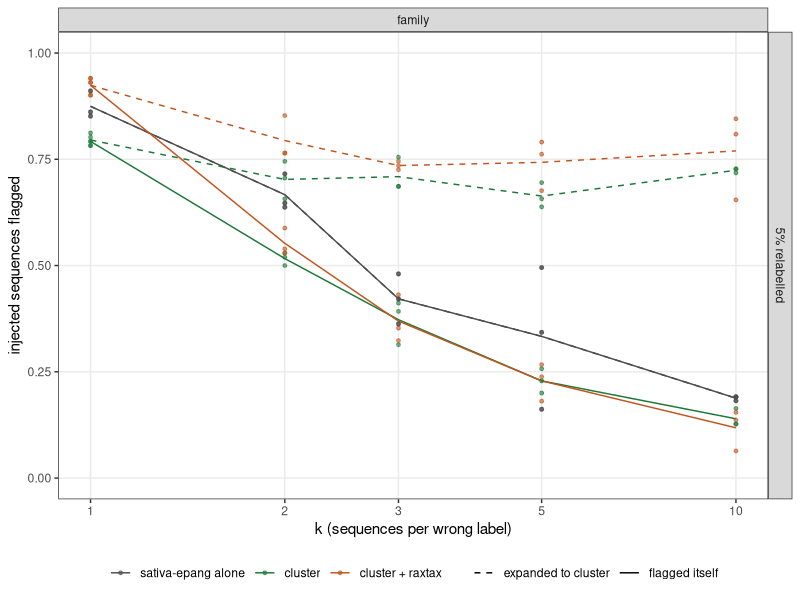
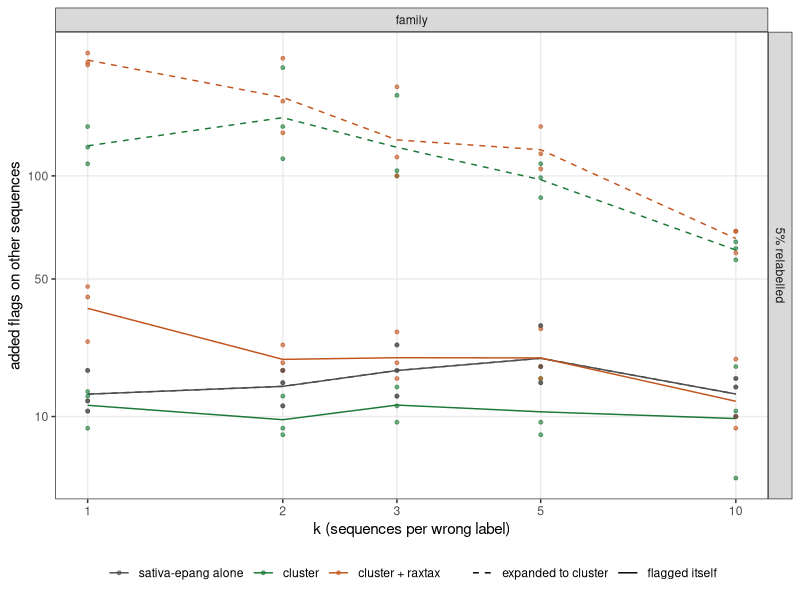
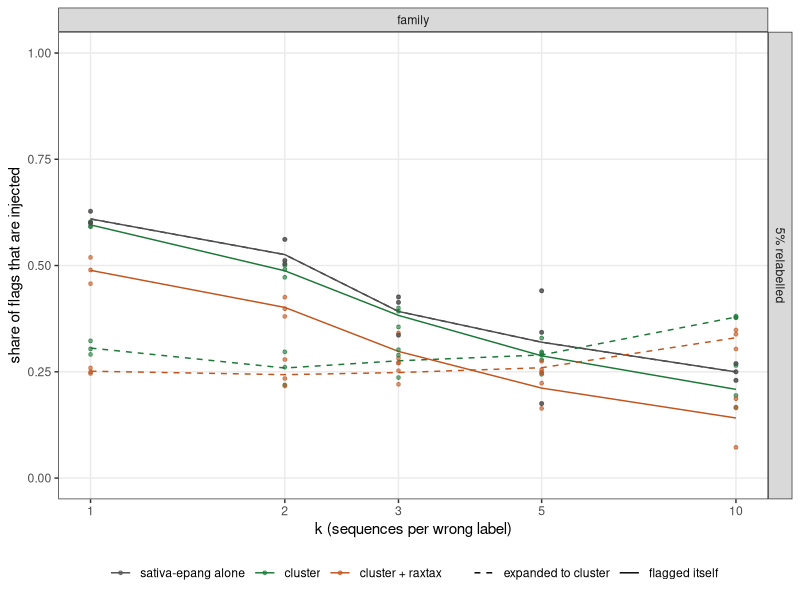

Write the R code that produced these figures, in order.
## ---- chunk 1
#| label: setup
#| echo: false

knitr::opts_chunk$set(echo = TRUE, fig.path='figures/mb-', fig.width = 10)
ggplot2::theme_set(ggplot2::theme_bw())
## ---- chunk 2
#| label: libraries
#| message: false
#| include: false

library(dplyr, warn.conflicts = FALSE)
library(ggplot2)
library(knitr)
library(readr)
## ---- chunk 3
#| label: tbl-mb-cells
#| tbl-cap: The three setups on MislabelBench cells (family distance, 5%; three cell seeds per k, pipeline seed 42, lwr > 0.9). Median over the cells with the range in brackets. Flagged and expanded are injected sequences; added counts flags on other sequences; injected share of flags is flagged injected sequences over all flags, which include the flags of the un-injected base set. Expansion adds every member of the cluster of a flagged representative.

med <- function(x, digits = 0) if (min(x) == max(x)) as.character(x[1]) else sprintf(paste0("%.", digits, "f (%.", digits, "f-%.", digits, "f)"), median(x), min(x), max(x))

read_tsv("data/mb_cells.tsv", show_col_types = FALSE) %>%
  filter(cell_k > 0, distance == "family", rate == 0.05) %>%
  mutate(setup = factor(setup, c("alone", "cluster", "cluster_raxtax"), c("sativa-epang alone", "cluster", "cluster + raxtax"))) %>%
  mutate(share = flagged / (flagged + other_flags), share_expanded = flagged_expanded / (flagged_expanded + other_expanded)) %>%
  group_by(setup, k = cell_k) %>%
  summarise(injected = first(injected), testable = med(testable), flagged = med(flagged), `flagged by sativa-epang` = med(flagged_sativa),
            expanded = med(flagged_expanded), added = med(added), `added, expanded` = med(added_expanded),
            `injected share of flags` = med(share, 2),
            `injected share, expanded` = med(share_expanded, 2), .groups = "drop") %>%
  arrange(setup, k) %>%
  kable()
## ---- chunk 4
#| label: mb-data
#| include: false

setup_lv <- c("alone", "cluster", "cluster_raxtax")
setup_lb <- c("sativa-epang alone", "cluster", "cluster + raxtax")
setup_col <- c("sativa-epang alone" = "#4d4d4d", "cluster" = "#1b7837", "cluster + raxtax" = "#c2541d")

cells <- read_tsv("data/mb_cells.tsv", show_col_types = FALSE) %>%
  filter(cell_k > 0) %>%
  mutate(
    setup = factor(setup, setup_lv, setup_lb),
    distance = factor(distance, c("species", "genus", "family", "order", "class", "phylum")),
    rate = factor(rate, c(0.01, 0.05), c("1% relabelled", "5% relabelled")),
    flagged_share = flagged / injected,
    expanded_share = flagged_expanded / injected,
    share = flagged / (flagged + other_flags),
    share_expanded = flagged_expanded / (flagged_expanded + other_expanded)
  )

mb_theme <- list(
  facet_grid(rate ~ distance),
  scale_x_continuous(breaks = c(1, 2, 3, 5, 10), trans = "log10"),
  scale_colour_manual(values = setup_col, name = NULL),
  theme(legend.position = "bottom", panel.grid.minor = element_blank())
)

by_variant <- function(d, plain, expanded) {
  bind_rows(
    d %>% transmute(setup, distance, rate, k = cell_k, cell_seed, value = {{ plain }}, variant = "flagged itself"),
    d %>% transmute(setup, distance, rate, k = cell_k, cell_seed, value = {{ expanded }}, variant = "expanded to cluster")
  )
}
## ---- chunk 5
#| label: fig-mb-recall
#| fig-cap: "Fraction of injected sequences flagged against k, by distance (columns) and rate (rows). Solid lines: a sequence counts only if it is flagged itself; dashed lines: it also counts if it shares a cluster with a flagged representative. Points are cells; family 5% has three per k, the rest one."
#| fig-height: 5.5

by_variant(cells, flagged_share, expanded_share) %>%
  ggplot(aes(k, value, colour = setup, linetype = variant)) +
  stat_summary(fun = mean, geom = "line") +
  geom_point(alpha = 0.6, size = 1) +
  scale_y_continuous(limits = c(0, 1)) +
  scale_linetype_manual(values = c("flagged itself" = "solid", "expanded to cluster" = "dashed"), name = NULL) +
  labs(x = "k (sequences per wrong label)", y = "injected sequences flagged") +
  mb_theme
## ---- chunk 6
#| label: fig-mb-added
#| fig-cap: "Flags on sequences that were not injected and not flagged in the same setup's un-injected run, against k. Line types as in the previous figure."
#| fig-height: 5.5

by_variant(cells, added, added_expanded) %>%
  ggplot(aes(k, value, colour = setup, linetype = variant)) +
  stat_summary(fun = mean, geom = "line") +
  geom_point(alpha = 0.6, size = 1) +
  scale_y_continuous(trans = "sqrt", breaks = c(0, 10, 50, 100, 200)) +
  scale_linetype_manual(values = c("flagged itself" = "solid", "expanded to cluster" = "dashed"), name = NULL) +
  labs(x = "k (sequences per wrong label)", y = "added flags on other sequences") +
  mb_theme
## ---- chunk 7
#| label: fig-mb-share
#| fig-cap: "Share of all flags that are injected sequences against k. The flags of the un-injected base set count as other flags. Line types as in the previous figures."
#| fig-height: 5.5

by_variant(cells, share, share_expanded) %>%
  ggplot(aes(k, value, colour = setup, linetype = variant)) +
  stat_summary(fun = mean, geom = "line") +
  geom_point(alpha = 0.6, size = 1) +
  scale_y_continuous(limits = c(0, 1)) +
  scale_linetype_manual(values = c("flagged itself" = "solid", "expanded to cluster" = "dashed"), name = NULL) +
  labs(x = "k (sequences per wrong label)", y = "share of flags that are injected") +
  mb_theme
## ---- chunk 8
#| label: tbl-mb-runtimes
#| tbl-cap: Median runtime in seconds per run on MislabelBench cells (family distance, 5%), over the n runs of each setup and k (k = 0 is the un-injected base set). Concurrent runs, `--fast --seed 42`, GTR+FO+I+R10.

read_tsv("data/mb_runtimes.tsv", show_col_types = FALSE) %>%
  filter(parallel == 4) %>%
  mutate(setup = factor(setup, c("alone", "cluster", "cluster_raxtax"), c("sativa-epang alone", "cluster", "cluster + raxtax"))) %>%
  group_by(setup, k) %>%
  summarise(n = n(), across(c(wall, raxml, placement, prefilter, other), median), .groups = "drop") %>%
  arrange(setup, k) %>%
  kable()
## ---- chunk 9
# vim: sw=2
